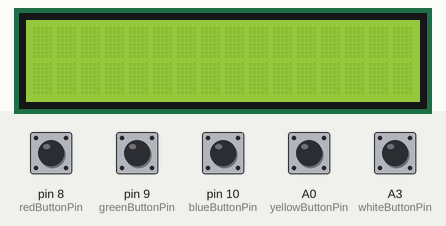
Bench run of a sketch on a simulated Arduino Uno, built with avr-gcc and run on an emulated ATmega328P. Shown: 16×2 character LCD. The inputs (shaded band) are chosen by the test bench; at power-on: A0 (yellowButtonPin), A3 (whiteButtonPin), pin 8 (redButtonPin), pin 9 (greenButtonPin), pin 10 (blueButtonPin) HIGH. Random numbers use the default seed unless the sketch sets one; what the sketch prints to the serial monitor is not drawn.

Above: at 1.2 s.
1.3 s: pin 8 (redButtonPin) pulled LOW for 0.15 s
At 1.37 s:
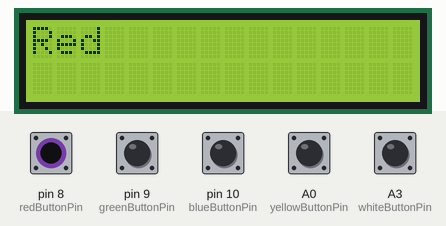
2.9 s: pin 9 (greenButtonPin) pulled LOW for 0.15 s
At 2.97 s:
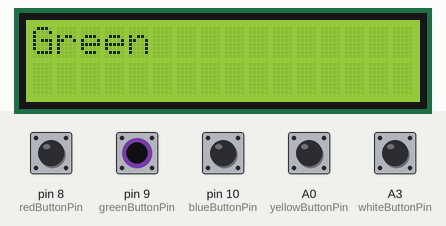
4.5 s: pin 10 (blueButtonPin) pulled LOW for 0.15 s
At 4.57 s:
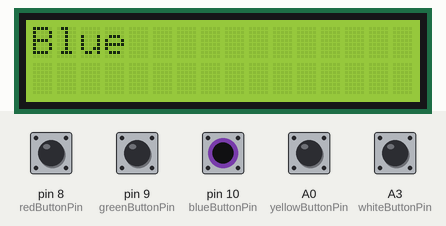
6.1 s: A0 (yellowButtonPin) pulled LOW for 0.15 s
At 6.17 s:
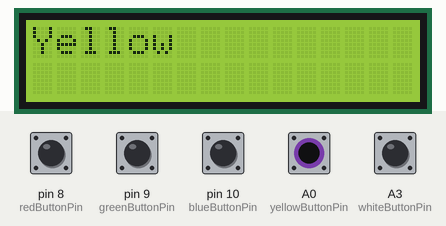
7.7 s: A3 (whiteButtonPin) pulled LOW for 0.15 s
At 7.77 s:
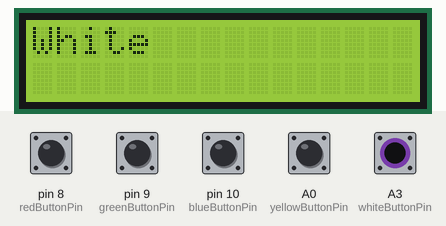
Timing chart, 0 to 10.3 s (numbered marks = the images above; inputs shaded):
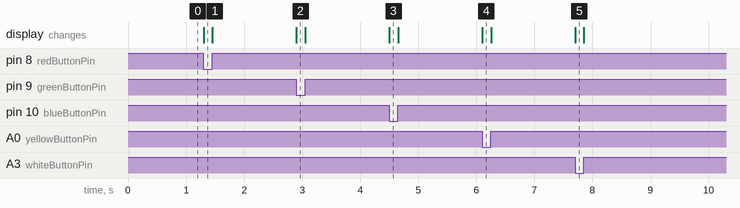

Measured:
- after the input at 1.3 s, the display: changes at once (image 1)
- after the input at 2.9 s, the display: changes at once (image 2)
- after the input at 4.5 s, the display: changes at once (image 3)
- after the input at 6.1 s, the display: changes at once (image 4)
- after the input at 7.7 s, the display: changes at once (image 5)

The sketch:

LCD_Screen_Only.ino
```cpp
#include <LiquidCrystal.h>

const int rs=12, en=11, d4=5, d5=4, d6=3, d7=2, redButtonPin=8, greenButtonPin=9, blueButtonPin=10;
LiquidCrystal lcd(rs, en, d4, d5, d6, d7);
int randNumber, randDelay,redButtonState=LOW, greenButtonState=LOW, blueButtonState=LOW, yellowButtonState=LOW, whiteButtonState=LOW, state=0;
unsigned long  newT, oldT, deltaT;
#define yellowButtonPin A0
#define whiteButtonPin A3
void setup() {
  lcd.begin(16,2);
  pinMode(redButtonPin, INPUT);
  pinMode(greenButtonPin, INPUT);
  pinMode(blueButtonPin, INPUT);
  pinMode(yellowButtonPin, INPUT);
  pinMode(whiteButtonPin, INPUT);
  randomSeed(analogRead(0));
  Serial.begin(9600);
}

void loop() {
  // put your main code here, to run repeatedly:
  randDelay=random(100, 500);
  redButtonState=digitalRead(redButtonPin);
  greenButtonState=digitalRead(greenButtonPin);
  blueButtonState=digitalRead(blueButtonPin);
  yellowButtonState=digitalRead(yellowButtonPin);
  whiteButtonState=digitalRead(whiteButtonPin);
  if(state==0){
    randNumber=random(5);
    if(randNumber==0 && greenButtonState==LOW){
      lcd.print("Green");
      oldT=millis();
      state=1;
    }
    else if(randNumber==1 && redButtonState==LOW){
      lcd.print("Red");
      oldT=millis();
      state=1;
    }
    else if (randNumber==2 && blueButtonState==LOW){
      lcd.print("Blue");
      oldT=millis();
      state=1;
    }
    else if(randNumber==3 && yellowButtonState==LOW){
      lcd.print("Yellow");
      oldT=millis();
      state=1;
    }
    else if(randNumber==4 && whiteButtonState==LOW){
      lcd.print("White");
      oldT=millis();
      state=1;
    }
  }
  if(state==1){
    if((randNumber==0 && greenButtonState==HIGH) || (randNumber==1 && redButtonState==HIGH) || (randNumber==2 && blueButtonState==HIGH)|| (randNumber==3 && yellowButtonState==HIGH)||(randNumber==4 && whiteButtonState==HIGH)){
      newT=millis();
      lcd.clear();
      state=0;
      deltaT=newT-oldT;
      Serial.println(deltaT);
      delay(randDelay);
    }
  }

}
```
